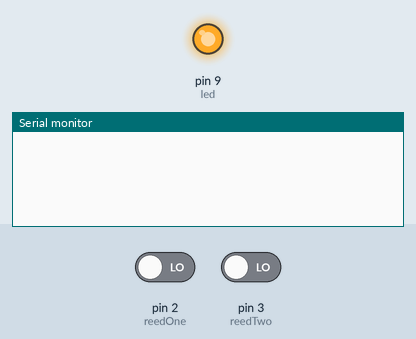
Recording of a sketch running on a simulated Arduino Uno, built with avr-gcc and run on an emulated ATmega328P. On the bench: output pins drawn as LEDs (lit = HIGH), the last lines printed to the serial monitor. The test bench sets the inputs (shaded band); at power-on: pin 2 (reedOne) LOW, pin 3 (reedTwo) LOW.

Above: at 1.2 s.
1.3 s: pin 2 (reedOne) driven HIGH
At 2.4 s:
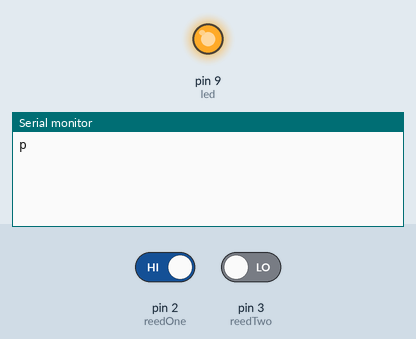
2.8 s: pin 3 (reedTwo) driven HIGH
At 3.5 s:
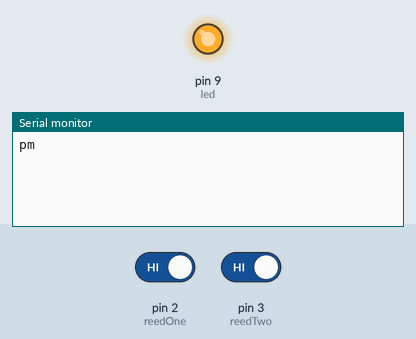

Measured:
- after the input at 1.3 s, the serial monitor: prints a new line at once (image 1)
- after the input at 2.8 s, the serial monitor: prints a new line at once (image 2)

The sketch:

HandiRace_Demonstrator.ino
```cpp
/*
 Motor   Direction    Forward   Backward  Speed   Speed range

  M1        4           LOW       HIGH      3       0-255

  M2        12          HIGH      LOW       11      0-255

  M3        8           LOW       HIGH      5       0-255

  M4        7           HIGH      LOW       6       0-255
*/


const byte reedOne = 2;
const byte reedTwo = 3;
const byte led     = 9;
bool captOne = false;
bool captTwo = false;

/* M3
const byte analogPinPotentM3 = A0;
int valeurPotentM3;
int vitesseRotationM3;
const byte M3Dir = 8;
const byte M3Spd = 5;
*/

/* M4
const byte analogPinPotentM4 = A1;
int valeurPotentM4;
int vitesseRotationM4;
const byte M4Dir = 7;
const byte M4Spd = 6;
*/

void sendOne(){
    captOne = true;
}

void sendTwo(){
    captTwo = true;
}

void setup() {
  Serial.begin(38400);
  pinMode(reedOne, INPUT);
  pinMode(reedTwo, INPUT);
  pinMode(led, OUTPUT); digitalWrite(led, HIGH);        // light up the led
  //pinMode(13, OUTPUT); digitalWrite(13, HIGH);        // power for the potentM3
  //pinMode(M3Dir, OUTPUT); pinMode(M3Spd, OUTPUT);
  //pinMode(M4Dir, OUTPUT); pinMode(M4Spd, OUTPUT);
  attachInterrupt(digitalPinToInterrupt(reedOne), sendOne, RISING);
  attachInterrupt(digitalPinToInterrupt(reedTwo), sendTwo, RISING);
}

void loop() {
  if(captOne){
    Serial.print('p');
    captOne = false;
  }
  if(captTwo){
    Serial.print('m');
    captTwo = false;
  }

  delay(100);

  /* M3
  valeurPotentM3 = analogRead(analogPinPotentM3);
  vitesseRotationM3 = valeurPotentM3/4;

  digitalWrite(M3Dir, HIGH);
  analogWrite(M3Spd, vitesseRotationM3);
  */

  /* M4
  valeurPotentM4 = analogRead(analogPinPotentM4);
  vitesseRotationM4 = valeurPotentM4/4;

  digitalWrite(M4Dir, HIGH);
  analogWrite(M4Spd, vitesseRotationM4);
  */
}
```
